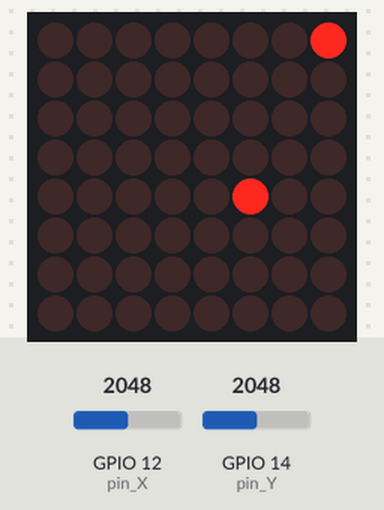
Recording of a program running on a simulated ESP32. On the bench: 8×8 LED matrix. The inputs (shaded band) are chosen by the test bench; at power-on: GPIO 12 (pin_X) = 2048, GPIO 14 (pin_Y) = 2048 (analog values on the 0–4095 scale). The local clock reads 2024-03-15 10:24:30 at power-on unless the program sets it; random numbers use the default seed unless the program sets one; what the program prints to the serial monitor is not drawn.

Above: at 0.1 s.

The program:

main.cpp
```cpp
#include <Arduino.h>
#include "LedControl.h"

// pins max7219 8x8 matrix LED
const int pin_DIN = 23;
const int pin_CLK = 18;
const int pin_CS = 5;
LedControl lc = LedControl(pin_DIN, pin_CLK, pin_CS, 1);
#define ON 1
#define OFF 0

// pins adc joystick
const int pin_X = 12;
const int pin_Y = 14;

// movement
int direction = 0;
#define right 1
#define left 2
#define up 3
#define down 4

// field & gameobjects
#define snake 5
#define apple 1

struct Position
{
  int row;
  int column;
};

struct Snake
{
  struct Position segment[64];
  int xSegment[64];
  int ySegment[64];
  int segments = 1;
} Snake;

int field[8][8]; // array for representing the field
int segments = 1;
int _position[64][2]; // position[n][0] : row, position[n][1] : column

// tasks
TaskHandle_t logicTaskHandle = NULL;
TaskHandle_t inputTaskHandle = NULL;

// functions
void random_apples();

void Logic_Task(void *arg)
{
  // code for 8x8 test
  // int t = 0;
  // int s = 0;

  while (1)
  {
    // move every segment one forward
    for (int i = segments; i > 0; i--)
    {
      // _position[i][0] = _position[i - 1][0];
      // _position[i][1] = _position[i - 1][1];

      Snake.segment[i].row = Snake.segment[i - 1].row;
      Snake.segment[i].column = Snake.segment[i - 1].column;

      // printf("%d\t%d\t%d\n", i, _position[i][0], _position[i][1]);
    }
    // delete last field of snake
    // field[_position[segments][0]][_position[segments][1]] = 0;
    // lc.setLed(0, _position[segments][0], _position[segments][1], 0); // turn led off

    field[Snake.segment[0].row][Snake.segment[0].column] = 0;
    lc.setLed(0, Snake.segment[0].row, Snake.segment[0].column, OFF);

    // // get direction/ new heading
    // switch (direction)
    // {
    // // change column
    // case right:
    //   _position[0][1] += 1;
    //   break;
    // case left:
    //   _position[0][1] -= 1;
    //   break;
    // // change row
    // case up:
    //   _position[0][0] -= 1;
    //   break;
    // case down:
    //   _position[0][0] += 1;
    //   break;
    // default:
    //   break;
    // }

    // // get direction/ new heading
    switch (direction)
    {
    case right:
      Snake.segment[0].column += 1;
      break;
    case left:
      Snake.segment[0].column -= 1;
      break;
    // change row
    case up:
      Snake.segment[0].row -= 1;
      break;
    case down:
      Snake.segment[0].row += 1;
      break;
    default:
      break;
    }

    // // allow snake to loop back around at corner
    // if (_position[0][0] > 7)
    //   _position[0][0] = 0;
    // if (_position[0][0] < 0)
    //   _position[0][0] = 7;
    // if (_position[0][1] > 7)
    //   _position[0][1] = 0;
    // if (_position[0][1] < 0)
    //   _position[0][1] = 7;

    if (Snake.segment[0].row > 7)
      Snake.segment[0].row = 0;
    if (Snake.segment[0].row < 0)
      Snake.segment[0].row = 7;
    if (Snake.segment[0].column > 7)
      Snake.segment[0].column = 0;
    if (Snake.segment[0].column < 0)
      Snake.segment[0].column = 7;

    // logic
    // printf("Feld: %d\t %d\t %d\n", _position[0][0], _position[0][1], field[_position[0][0]][_position[0][1]]);
    // if (field[_position[0][0]][_position[0][1]] == snake)
    // {
    //   Serial.printf("GameOver\n");
    //   vTaskSuspend(NULL);
    // }

    // // detect apple
    // if (field[_position[0][0]][_position[0][1]] == apple)
    // {
    //   segments += 1;
    //   field[_position[0][0]][_position[0][1]] = snake;
    //   random_apples();
    // }

    // // draw snake
    // for (int i = 0; i < segments; i++)
    // {
    //   field[_position[i][0]][_position[i][1]] = snake;
    // }
    // lc.setLed(0, _position[0][0], _position[0][1], 1); // turn on new led

    // if (field[_position[0][0]][_position[0][1]] == snake)
    // {
    //   Serial.printf("GameOver\n");
    //   vTaskSuspend(NULL);
    // }

    // detect
    if (field[Snake.segment[0].row][Snake.segment[0].column] == snake)
    {
      Serial.printf("GameOver\n");
      vTaskSuspend(NULL);
    }

    // detect apple
    if (field[Snake.segment[0].row][Snake.segment[0].column] == apple)
    {
      segments += 1;
      field[Snake.segment[0].row][Snake.segment[0].column] = snake;
      random_apples();
    }

    // draw snake
    for (int i = 0; i < segments; i++)
    {
      field[Snake.segment[i].row][Snake.segment[i].column] = snake;
    }
    lc.setLed(0, Snake.segment[0].row, Snake.segment[0].column, 1); // turn on new led

    if (field[Snake.segment[0].row][Snake.segment[0].column] == snake)
    {
      Serial.printf("GameOver\n");
      vTaskSuspend(NULL);
    }

    // draw field on serial monitor
    // for (int row = 0; row < 8; row++)
    // {
    //   Serial.printf("row:%d\t", row);
    //   for (int column = 0; column < 8; column++)
    //   {
    //     Serial.printf("%d\t", field[row][column]);
    //     // if (field[row][column] == snake || field[row][column] == apple)
    //     // {
    //     //   leds += row * 8 + column;
    //     // }
    //   }
    //   Serial.printf("\n");
    // }
    // Serial.printf("\n");

    // repeat every 300 ms
    vTaskDelay(300 / portTICK_RATE_MS);
  }
}

void Input_Task(void *arg)
{
  int xValue;
  int yValue;

  while (1)
  {
    // read analogue stick
    xValue = analogRead(pin_X);
    yValue = analogRead(pin_Y);

    //  determine direction
    if (abs(240 - xValue) > abs(240 - yValue)) // check if swing in x or y is larger
    {
      if (xValue < 200)
        direction = right;
      else if (xValue > 300)
        direction = left;
    }
    else
    {
      if (yValue < 200)
        direction = down;
      else if (yValue > 300)
        direction = up;
    }

    Serial.printf("x:\t%d\n", xValue);
    Serial.printf("y:\t%d\n", yValue);

    vTaskDelay(100 / portTICK_RATE_MS);
  }
}

void setup()
{
  // put your setup code here, to run once:

  Serial.begin(9600);

  //  init snake at 4,4
  _position[0][0] = 4;
  _position[0][1] = 4;

  //  init snake at 4,4
  Snake.segment[0].row = 4;
  Snake.segment[0].column = 4;

  // starting direction
  direction = right;

  analogReadResolution(9);

  // led init
  lc.shutdown(0, false);
  lc.setIntensity(0, 8); // Set the brightness to a medium values
  lc.clearDisplay(0);    // clear display

  // create apple at random location
  srand(time(NULL)); // set rand seed
  random_apples();

  xTaskCreate(Logic_Task, "Logic_Task", 4096, NULL, 10, &logicTaskHandle);
  xTaskCreate(Input_Task, "Input_Task", 4096, NULL, 10, &inputTaskHandle);
}

void random_apples()
{
  int apple_position[64][2]; // hold all possible apple positions on the field
  int i = 0;
  for (int row = 0; row < 8; row++)
  {
    for (int column = 0; column < 8; column++)
    {
      if (field[row][column] != snake)
      {
        apple_position[i][0] = row;
        apple_position[i][1] = column;
      }
      i++;
    }
  }

  int k = rand() % (63 - segments + 1); // get random unoccupied position from array
  // printf("apple_position\t x: y:\t%d\t%d\n", apple_position[k][0], apple_position[k][1] );
  field[apple_position[k][0]][apple_position[k][1]] = apple;
  lc.setLed(0, apple_position[k][0], apple_position[k][1], 1); // turn on led

  return;
}

void loop()
{
  // put your main code here, to run repeatedly:
}
```
